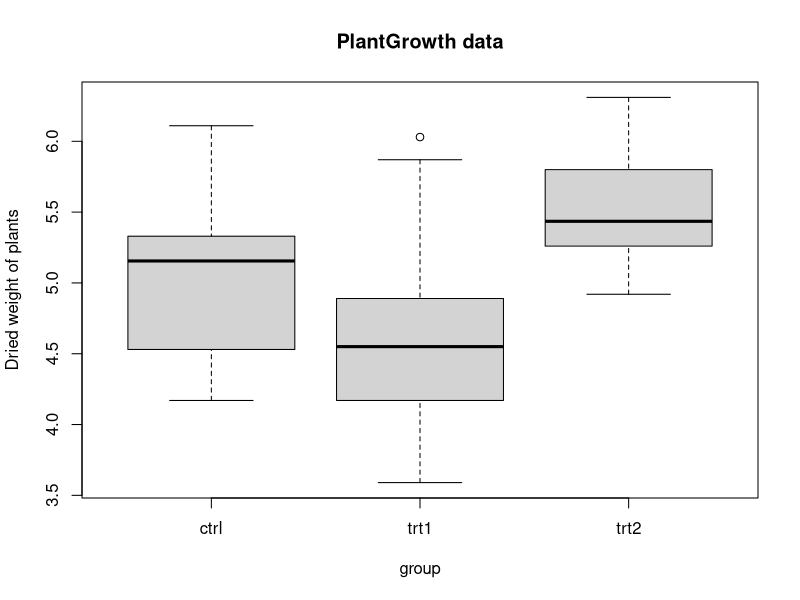
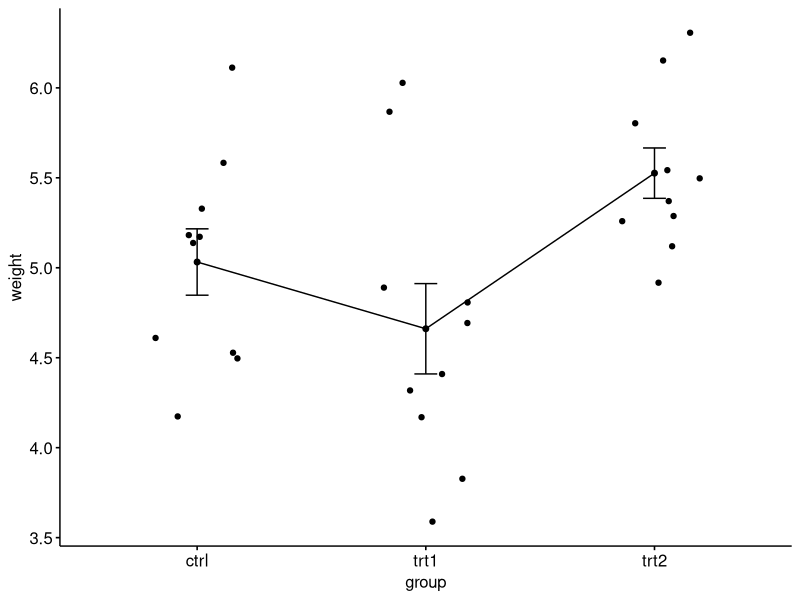

The R source for these figures, in order:
# One-way ANOVA
# Importing the dataset
PlantGrowth <- PlantGrowth

# Importing the dplyr library
install.packages("dplyr")
library(dplyr)
# Computing the group means, sd, and se
stats <- PlantGrowth %>% 
  group_by(group) %>%
  summarise(
    mean = mean(weight),
    sd = sd(weight),
    se = sd(weight) / sqrt(n())
  )
# %>% : pipe operator

print(stats)  

# Creating group wise boxplots
boxplot(weight ~ group, 
        data = PlantGrowth, 
        main = "PlantGrowth data",
        ylab = "Dried weight of plants", 
        col = "lightgray"
)

# Visualizing the data using mean plots
# install.packages("ggpubr")
library(ggpubr)
ggline(PlantGrowth, x = "group", y = "weight", add = c("mean_se", "jitter"))

# Running the one-way ANOVA tes
anova <- aov(weight ~ group, data = PlantGrowth)
summary(anova)
